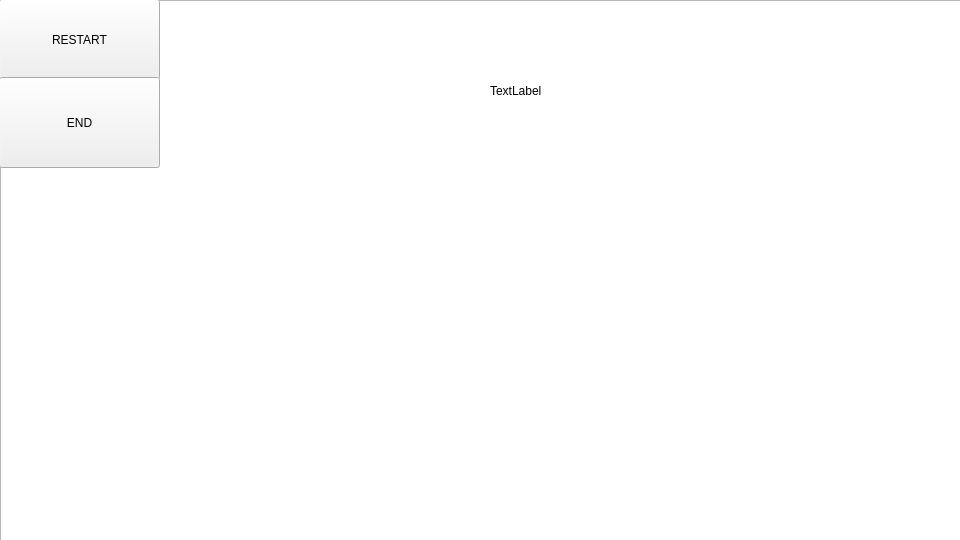
<?xml version="1.0" encoding="UTF-8"?>
<ui version="4.0">
 <class>MainWindow</class>
 <widget class="QMainWindow" name="MainWindow">
  <property name="geometry">
   <rect>
    <x>0</x>
    <y>0</y>
    <width>960</width>
    <height>540</height>
   </rect>
  </property>
  <property name="sizePolicy">
   <sizepolicy hsizetype="Preferred" vsizetype="Preferred">
    <horstretch>0</horstretch>
    <verstretch>0</verstretch>
   </sizepolicy>
  </property>
  <property name="minimumSize">
   <size>
    <width>960</width>
    <height>540</height>
   </size>
  </property>
  <property name="maximumSize">
   <size>
    <width>960</width>
    <height>540</height>
   </size>
  </property>
  <property name="windowTitle">
   <string>MainWindow</string>
  </property>
  <property name="dockOptions">
   <set>QMainWindow::AllowTabbedDocks|QMainWindow::AnimatedDocks</set>
  </property>
  <widget class="QWidget" name="centralWidget">
   <widget class="QGraphicsView" name="graphicsView">
    <property name="geometry">
     <rect>
      <x>0</x>
      <y>0</y>
      <width>961</width>
      <height>541</height>
     </rect>
    </property>
   </widget>
   <widget class="QPushButton" name="pushButton">
    <property name="geometry">
     <rect>
      <x>-1</x>
      <y>-1</y>
      <width>161</width>
      <height>81</height>
     </rect>
    </property>
    <property name="text">
     <string>RESTART</string>
    </property>
   </widget>
   <widget class="QPushButton" name="pushButton_2">
    <property name="geometry">
     <rect>
      <x>-1</x>
      <y>77</y>
      <width>161</width>
      <height>91</height>
     </rect>
    </property>
    <property name="text">
     <string>END</string>
    </property>
   </widget>
   <widget class="QLabel" name="label_Score">
    <property name="geometry">
     <rect>
      <x>490</x>
      <y>0</y>
      <width>411</width>
      <height>181</height>
     </rect>
    </property>
    <property name="text">
     <string>TextLabel</string>
    </property>
   </widget>
  </widget>
 </widget>
 <layoutdefault spacing="6" margin="11"/>
 <resources/>
 <connections/>
</ui>
